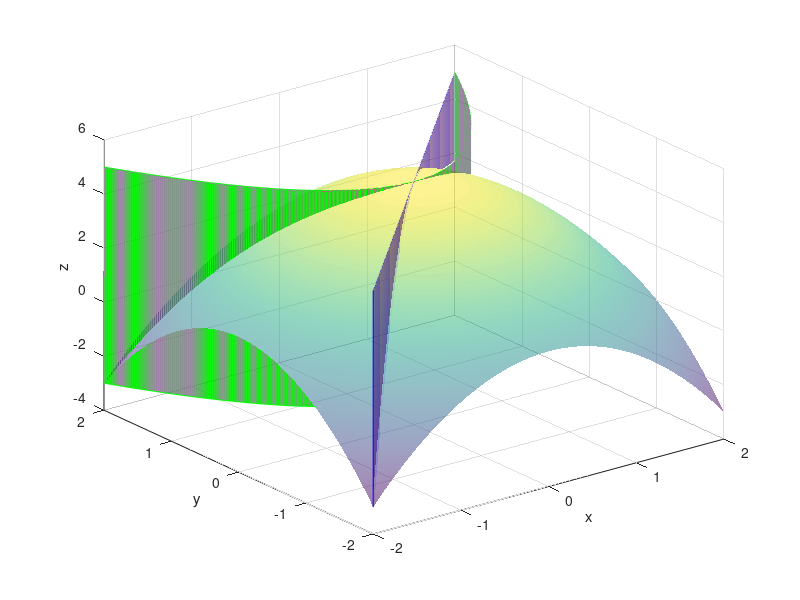

This chart was generated by the following MATLAB code: (Note: this script raises an error after producing the figure.)
clearvars;
clc;

a = 0;
b = 2;
c = @(x) (1/2) * x.^2;
d = @(x)  x;

xx = (-2:0.01:2)';
yy = (-2:0.01:2)';

f = @(x,y) 5-x.^2-y.^2;

[X,Y] = meshgrid(xx,yy);

Z = f(X,Y);

yc = c(xx);
yd = d(xx);

z = [-3 5];
nz = length(z);

X1 = xx*ones(1,nz);
Y1 = yc*ones(1,nz);
Z1 = ones(length(X1),1)*z;

Y2 = yd*ones(1,nz);


figure (1)

surf(X,Y,Z,'FaceAlpha',0.5,'EdgeColor','none');
hold on;
surf(X1,Y1,Z1,'FaceAlpha',0.5,'EdgeColor',['green']);
surf(X1,Y2,Z1,'FaceAlpha',0.5,'EdgeColor','blue');

hold off;
xlabel('x');
ylabel('y');
zlabel('z');


I = Int_Simpson_2D_adapt(f,a,b,c,d,0.01);

F = @(x) (5*x^7+84*x^5-280*x^4-700*x^3+2100*x^2)/840;
I_exact = F(b)-F(a);





